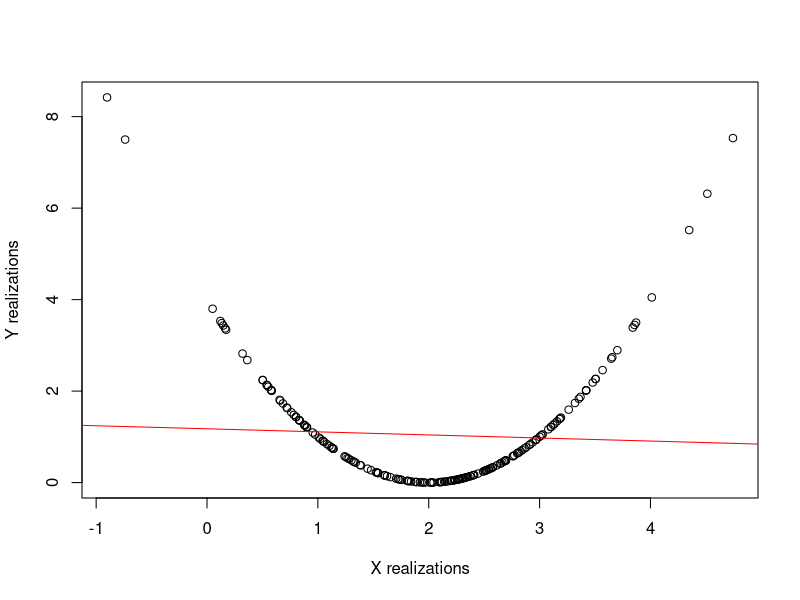

Recreate this plot in R.
# Let X~N(2,1) Y=(X-2)^2
n = 200
# a generate 200 realizations of random variable and plot the corresponding y value for each x value
x_values = rnorm(n, mean = 2)
y_values = (x_values - 2)^2
plot(x_values, y_values, xlab = 'X realizations', ylab = 'Y realizations')
abline(lm(y_values ~ x_values), col="red")
# b compute the empirical correlation
r = cor(x_values, y_values)
print(r)
# c, no the variables are not independent
# correlation only measures linear dependence, however as we can see in the graph the dependence is quadratic
# indepentend => cor = 0, however cor = 0 does not imply independence